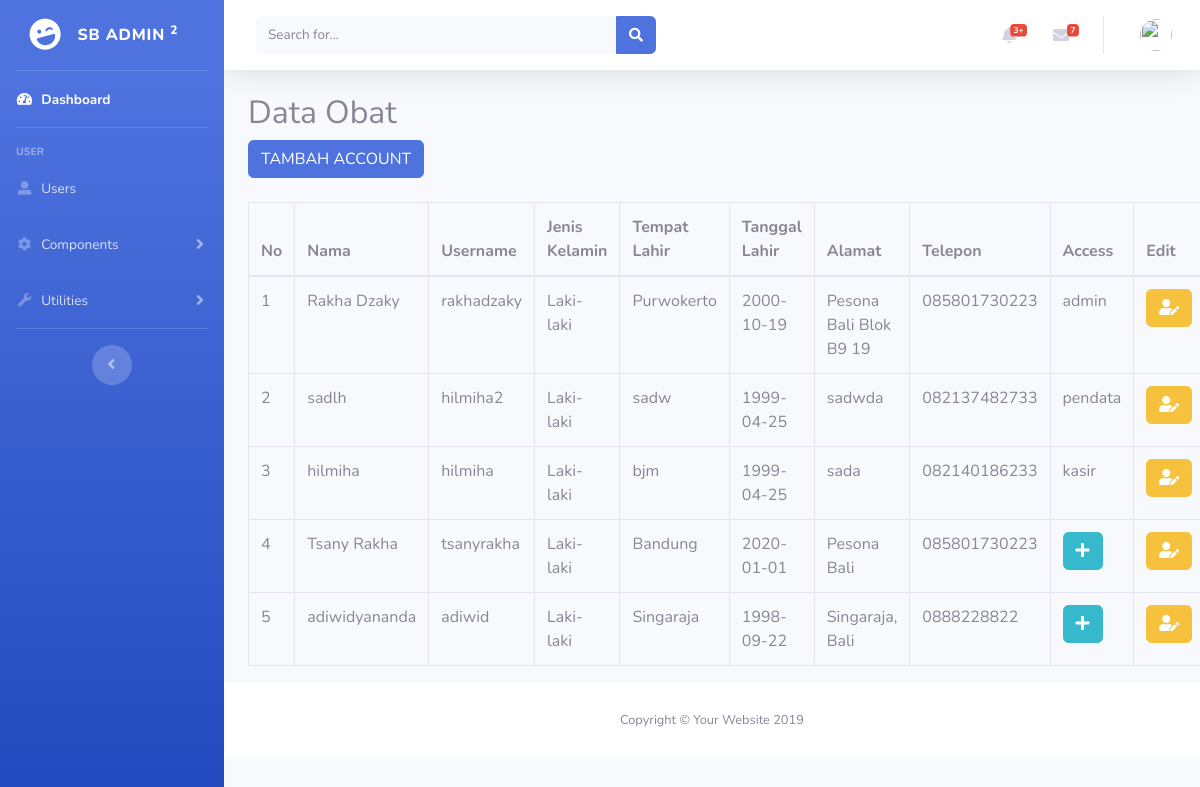
The app's page /index.php/admin/users, older data.
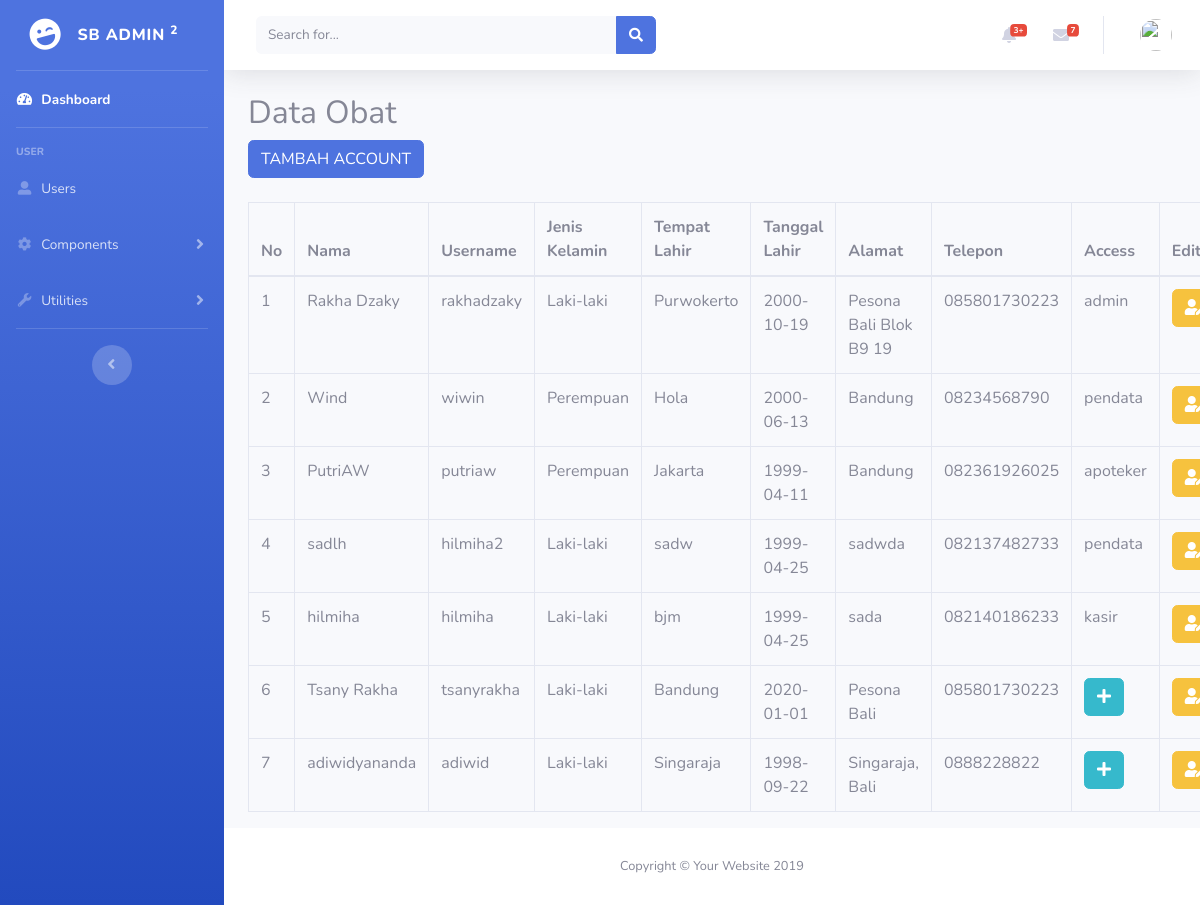
The same page, newer data.
### tables this page shows
CREATE TABLE `access` (
  `id_access` int(11) NOT NULL,
  `id_user` int(11) NOT NULL,
  `access` varchar(20) NOT NULL
);

CREATE TABLE `users` (
  `id_user` int(11) NOT NULL,
  `nama` varchar(255) NOT NULL,
  `jenis_kelamin` varchar(100) NOT NULL,
  `tempat_lahir` varchar(100) NOT NULL,
  `tgl_lahir` date NOT NULL,
  `alamat` text NOT NULL,
  `no_hp` varchar(20) NOT NULL,
  `username` varchar(100) NOT NULL,
  `password` varchar(100) NOT NULL
);

### application/controllers/Admin.php (called while the page is built, shortened)
<?php
class Admin extends CI_Controller{
	function __construct(){
		$this->load->model('m_admin');
	}
    public function users(){
        $data['judul'] = 'Apotek24 - Admin';
        $data_user = $this->m_admin->get_user_and_access();
        $this->load->view('admin/templates/sidebar', $data);
		$this->load->view('admin/templates/header', $data);
		$this->load->view('admin/body/user', ['data'=>$data_user]);
		$this->load->view('admin/templates/footer');
	}
}

### index.php (called while the page is built, shortened)
<?php
require_once BASEPATH.'core/CodeIgniter.php';

### application/models/m_admin.php (called while the page is built, shortened)
<?php
class M_admin extends CI_Model{
	function get_user_and_access(){
                $builder = $this->db;
                $builder->from('users');
                $builder->select('users.*, access.access');
                $builder->join('access', 'users.id_user = access.id_user', 'left');
                return $builder->get()->result();
        }
}

### application/views/admin/body/user.php (the view, shortened to what this page needs)
<div class="container">
    <div class="box">
      <h2>Data Obat</h2>
      <button type="button" class="btn btn-primary" data-toggle="modal" data-target="#btnTambah">TAMBAH ACCOUNT</button>
      <br><br>
      <table class="table table-bordered" id="table">
        <thead>
          <tr>
            <th>No</th>
            <th>Nama</th>
            <th>Username</th>
            <th>Jenis Kelamin</th>
            <th>Tempat Lahir</th>
            <th>Tanggal Lahir</th>
            <th>Alamat</th>
            <th>Telepon</th>
            <th>Access</th>
            <th>Edit</th>
          </tr>
        </thead>
        <tbody>
          <?php $no=1; foreach ($data as $d ) {?>
          <tr>
              <td><?php echo $no++ ?></td>
              <td><?php echo $d->nama?></td>
              <td><?php echo $d->username ?></td>
              <td><?php echo $d->jenis_kelamin ?></td>
              <td><?php echo $d->tempat_lahir ?></td>
              <td><?php echo $d->tgl_lahir ?></td>
              <td><?php echo $d->alamat ?></td>
              <td><?php echo $d->no_hp ?></td>
              <td>
                <?php
                  if($d->access != ""){
                    echo $d->access;
                  }else{ ?>
                    <button class="btn btn-info" data-toggle="modal" data-target="#btnTambah<?= $d->id_user ?>"><span class="fas fa-plus"></span></button>
                  <?php } ?>
              </td>
              <td><button type="button" class="btn btn-warning" data-toggle="modal" data-target="#edit<?php echo $d->id_user ?>"><i class="fas fa-user-edit"></i></button></td>
          </tr>
          <?php } ?>
        </tbody>
      </table>
    </div>
  </div>
</body>
</html>

### application/views/admin/templates/sidebar.php (shortened to what this page needs)
<!DOCTYPE html>
<html lang="en">
<head>
    <link href="<?= base_url(); ?>/assets/vendor/fontawesome-free/css/all.min.css" rel="stylesheet" type="text/css">
    <link href="<?= base_url(); ?>/assets/css/sb-admin-2.min.css" rel="stylesheet">
</head>
<body id="page-top">
  <div id="wrapper">
    <ul class="navbar-nav bg-gradient-primary sidebar sidebar-dark accordion" id="accordionSidebar">
      <a class="sidebar-brand d-flex align-items-center justify-content-center" href="index.html">
        <div class="sidebar-brand-icon rotate-n-15">
          <i class="fas fa-laugh-wink"></i>
        </div>
        <div class="sidebar-brand-text mx-3">SB Admin <sup>2</sup></div>
      </a>
      <hr class="sidebar-divider my-0">
      <li class="nav-item active">
        <a class="nav-link" href="index.html">
          <i class="fas fa-fw fa-tachometer-alt"></i>
          <span>Dashboard</span></a>
      </li>
      <hr class="sidebar-divider">
      <div class="sidebar-heading">
        User
      </div>
      <li class="nav-item">
        <a class="nav-link" href="<?= base_url(); ?>admin/users">
          <i class="fas fa-fw fa-user-alt"></i>
          <span>Users</span></a>
      </li>
      <li class="nav-item">
        <a class="nav-link collapsed" href="#" data-toggle="collapse" data-target="#collapseTwo" aria-expanded="true" aria-controls="collapseTwo">
          <i class="fas fa-fw fa-cog"></i>
          <span>Components</span>
        </a>
      </li>
      <li class="nav-item">
        <a class="nav-link collapsed" href="#" data-toggle="collapse" data-target="#collapseUtilities" aria-expanded="true" aria-controls="collapseUtilities">
          <i class="fas fa-fw fa-wrench"></i>
          <span>Utilities</span>
        </a>
      </li>
      <hr class="sidebar-divider">
      <div class="text-center d-none d-md-inline">
        <button class="rounded-circle border-0" id="sidebarToggle"></button>
      </div>
    </ul>

### application/views/admin/templates/header.php (shortened to what this page needs)
<div id="content-wrapper" class="d-flex flex-column">
  <div id="content">
    <nav class="navbar navbar-expand navbar-light bg-white topbar mb-4 static-top shadow">
      <form class="d-none d-sm-inline-block form-inline mr-auto ml-md-3 my-2 my-md-0 mw-100 navbar-search">
        <div class="input-group">
          <input type="text" class="form-control bg-light border-0 small" placeholder="Search for..." aria-label="Search" aria-describedby="basic-addon2">
          <div class="input-group-append">
            <button class="btn btn-primary" type="button">
              <i class="fas fa-search fa-sm"></i>
            </button>
          </div>
        </div>
      </form>
      <ul class="navbar-nav ml-auto">
        <li class="nav-item dropdown no-arrow mx-1">
          <a class="nav-link dropdown-toggle" href="#" id="alertsDropdown" role="button" data-toggle="dropdown" aria-haspopup="true" aria-expanded="false">
            <i class="fas fa-bell fa-fw"></i>
            <span class="badge badge-danger badge-counter">3+</span>
          </a>
        </li>
        <li class="nav-item dropdown no-arrow mx-1">
          <a class="nav-link dropdown-toggle" href="#" id="messagesDropdown" role="button" data-toggle="dropdown" aria-haspopup="true" aria-expanded="false">
            <i class="fas fa-envelope fa-fw"></i>
            <span class="badge badge-danger badge-counter">7</span>
          </a>
        </li>
        <li class="nav-item dropdown no-arrow">
          <a class="nav-link dropdown-toggle" href="#" id="userDropdown" role="button" data-toggle="dropdown" aria-haspopup="true" aria-expanded="false">
            <img class="img-profile rounded-circle" src="https://source.unsplash.com/QAB-WJcbgJk/60x60">
          </a>
        </li>
      </ul>
    </nav>

### application/views/admin/templates/footer.php (shortened to what this page needs)
<footer class="sticky-footer bg-white">
        <div class="container my-auto">
          <div class="copyright text-center my-auto">
            <span>Copyright &copy; Your Website 2019</span>
          </div>
        </div>
      </footer>
</body>
</html>

Row changes from the older to the newer data that the page shows:
added access: id_user.nama "Wind", id_user.username "wiwin", id_user.jenis_kelamin "Perempuan", id_user.tempat_lahir "Hola", id_user.tgl_lahir "2000-06-13", id_user.alamat "Bandung", id_user.no_hp "08234568790", access "pendata"
added access: id_user.nama "PutriAW", id_user.username "putriaw", id_user.jenis_kelamin "Perempuan", id_user.tempat_lahir "Jakarta", id_user.tgl_lahir "1999-04-11", id_user.alamat "Bandung", id_user.no_hp "082361926025", access "apoteker"
